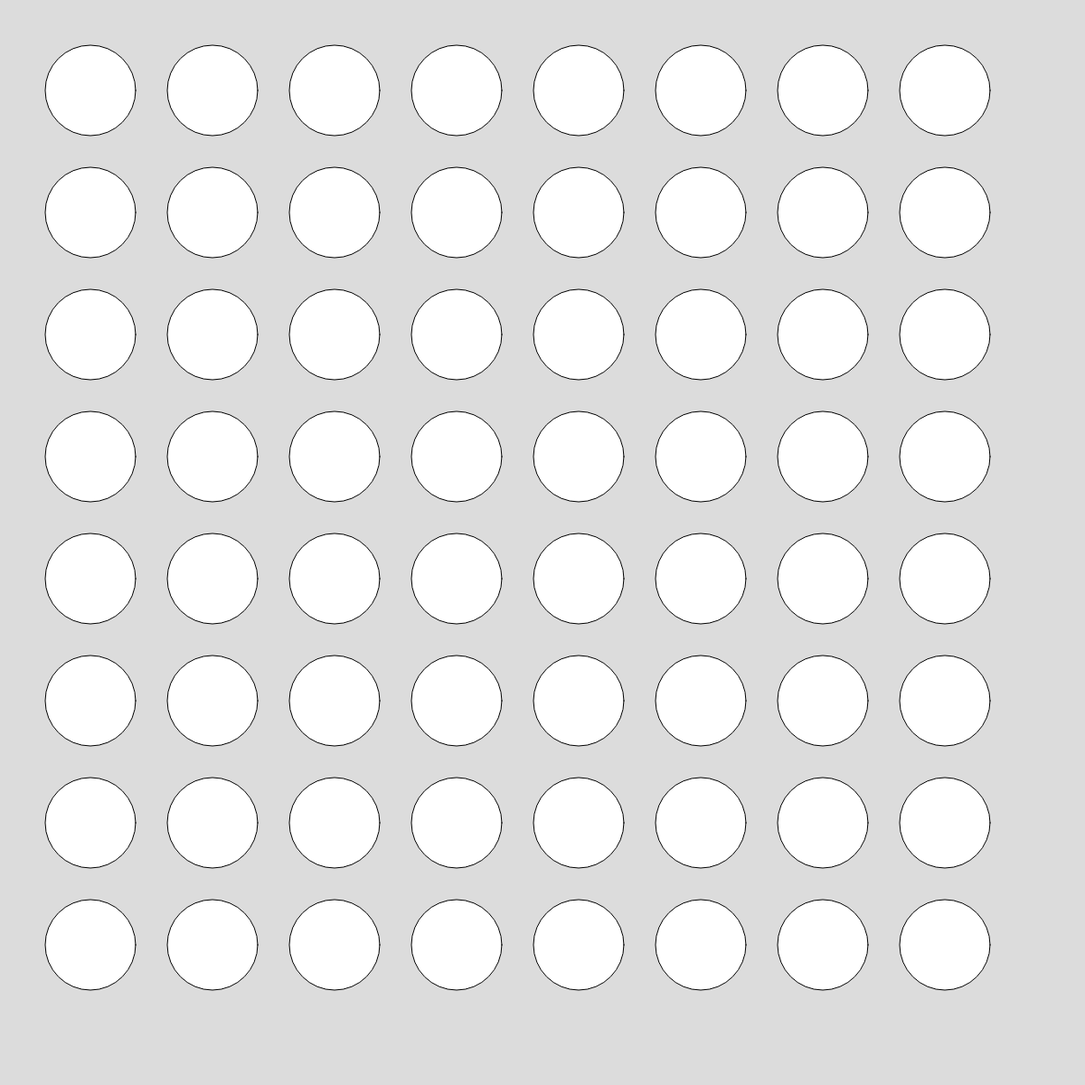
Frame 1 (no input)
Frame 2 (the mouse pressed at the canvas centre, redrawn once): identical to frame 1, image omitted

The p5.js sketch that drew this single still picture (run headless with seeded random() and noise() and a simulated clock; the mouse was pressed at the canvas centre and the sketch redrawn once):

// p5.js sketch
// ── sketch.js
function setup() {
  // create a canvas
  createCanvas(1200, 1200);

  // disable animation
  noLoop();
}

function draw() {
  background(220);
  translate(100, 100);
  for(let x = 0; x < 8; x++){
    for(let y = 0; y < 8; y++){
      push();
      translate(x * 135, y * 135);
      ellipse(0,0,100,100);
      pop();
      
    }
  }
}
